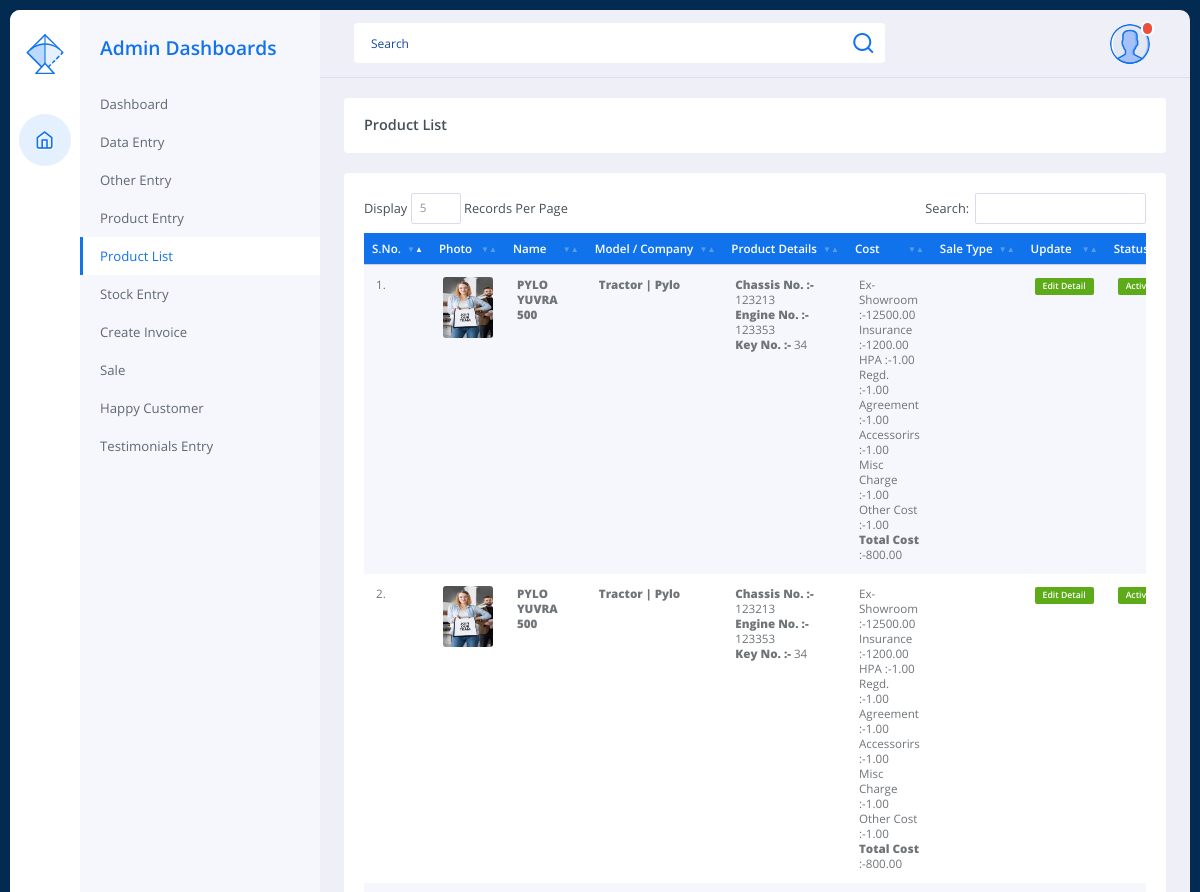
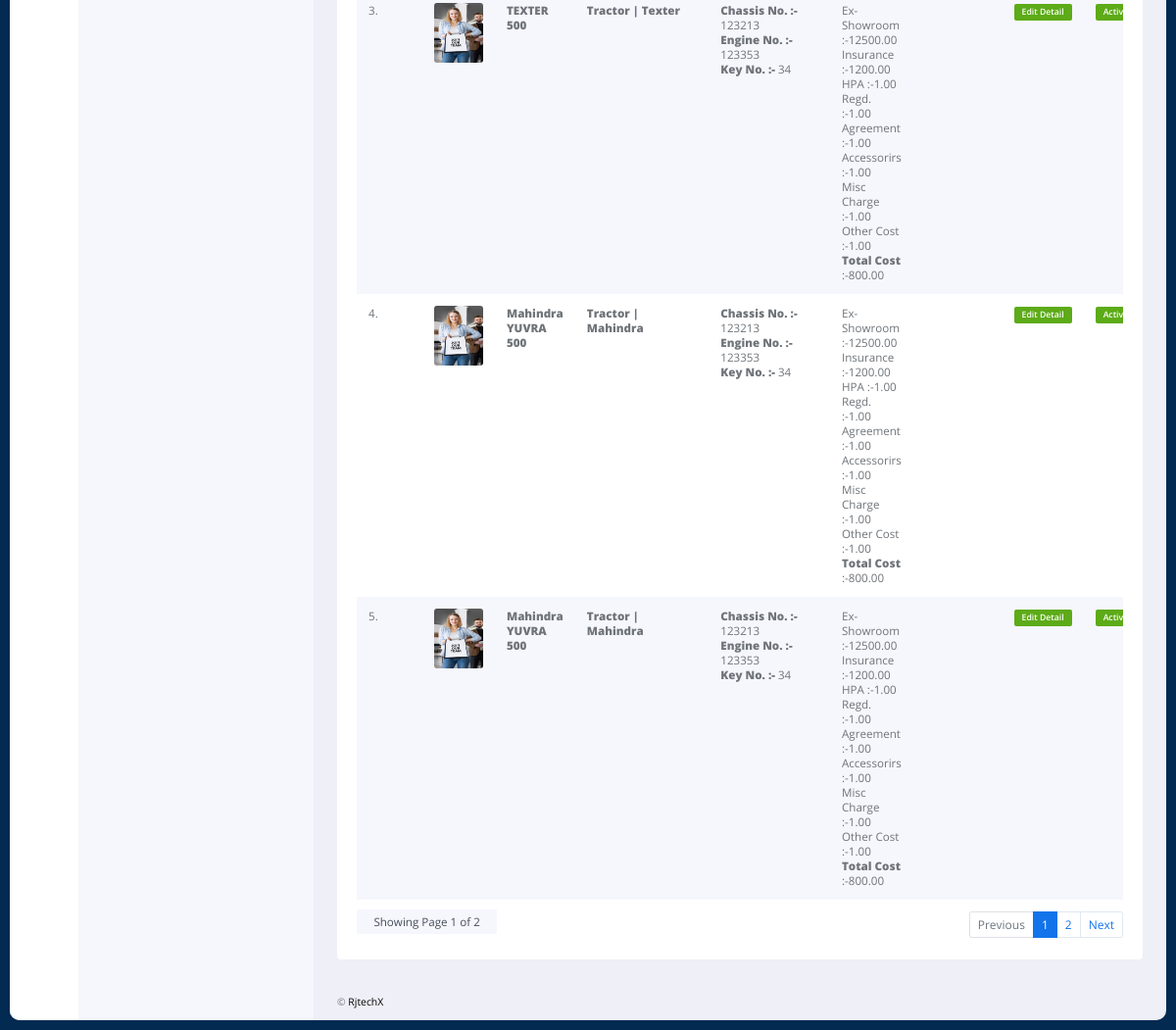
Screenshot of /tractorAdmin/product_list.php (signed in) with the database file from the repository (2 pictures, top to bottom).
### tables this page shows
CREATE TABLE IF NOT EXISTS `mproductddetailstable` (
  `product_id` int NOT NULL AUTO_INCREMENT,
  `product_image` varchar(100) DEFAULT NULL,
  `name` varchar(100) NOT NULL,
  `product_type_id` int NOT NULL,
  `hp_id` int NOT NULL,
  `company_id` int NOT NULL,
  `chassis_no` text NOT NULL,
  `engine_no` text NOT NULL,
  `key_no` text NOT NULL,
  `ex_showroom` bigint NOT NULL,
  `insurance` int NOT NULL,
  `regd` int NOT NULL,
  `hpa` int NOT NULL,
  `agreement` int NOT NULL,
  `access` int NOT NULL,
  `misc` int NOT NULL,
  `other_cost` int NOT NULL,
  `total_cost` int NOT NULL,
  `editor` text NOT NULL,
  `activeStatus` char(1) NOT NULL,
  `createdBy` int NOT NULL,
  `createdTime` timestamp NOT NULL DEFAULT CURRENT_TIMESTAMP ON UPDATE CURRENT_TIMESTAMP,
  PRIMARY KEY (`product_id`)
);

CREATE TABLE IF NOT EXISTS `mhp_table` (
  `hp_id` int NOT NULL AUTO_INCREMENT,
  `hp_name` varchar(100) NOT NULL,
  `activeStatus` char(1) NOT NULL,
  `createdBy` int NOT NULL,
  `createdTime` timestamp NOT NULL DEFAULT CURRENT_TIMESTAMP ON UPDATE CURRENT_TIMESTAMP,
  PRIMARY KEY (`hp_id`)
);

CREATE TABLE IF NOT EXISTS `mproducttypename` (
  `product_type_id` int NOT NULL AUTO_INCREMENT,
  `name` varchar(100) NOT NULL,
  `activeStatus` char(1) NOT NULL,
  `createdBy` int NOT NULL,
  `createdTime` timestamp NOT NULL DEFAULT CURRENT_TIMESTAMP ON UPDATE CURRENT_TIMESTAMP,
  PRIMARY KEY (`product_type_id`)
);

CREATE TABLE IF NOT EXISTS `machinecompanytable` (
  `company_id` int NOT NULL AUTO_INCREMENT,
  `name` varchar(100) NOT NULL,
  `activeStatus` char(1) NOT NULL,
  `createdTime` timestamp NOT NULL DEFAULT CURRENT_TIMESTAMP ON UPDATE CURRENT_TIMESTAMP,
  `createdBy` bigint NOT NULL,
  PRIMARY KEY (`company_id`)
);

### tractorAdmin/product_list.php (the view, shortened to what this page needs)
<?php session_start();
$menu = "product_list";
include 'headerAdmin/conn.php';
if (isset($_SESSION["user"])) {
?>
<!doctype html>
<html lang="en">
<head>
    <?php
    include 'headerAdmin/head.php';
    ?>
    <link rel="stylesheet" type="text/css" href="https://code.jquery.com/ui/1.12.1/themes/base/jquery-ui.css">
    <link rel="stylesheet" type="text/css" href="https://cdn.datatables.net/1.10.25/css/dataTables.jqueryui.min.css">
    <link rel="stylesheet" type="text/css" href="https://cdn.datatables.net/responsive/2.2.9/css/responsive.jqueryui.min.css">
</head>
<body>
    <div class="page-wrapper">
        <nav class="sidebar-wrapper">
            <div class="sidebar-tabs">
                <?php
                include 'headerAdmin/sidebar.php';
                ?>
            </div>
        </nav>
        <div class="main-container">
            <div class="page-header">
                <?php
                include 'headerAdmin/page-header.php';
                ?>
            </div>
            <div class="content-wrapper-scroll">
                <div class="content-wrapper">
                    <div class="row gutters">
                        <div class="col-xl-12 col-lg-12 col-md-12 col-sm-12 col-12">
                            <div class="card">
                                <div class="card-header" style="padding-bottom:20px;">
                                    <div class="card-title">Product List</div>
                                </div>
                            </div>
                            <div class="card" style="padding:20px">
                                <div class="table-responsive">
                                <table id="fixedHeader" class="table custom-table">
                                  <thead>
                                    <tr>
                                      <th>S.No.</th>
                                      <th>Photo</th>
                                      <th>Name</th>
                                      <th>Model / Company</th>
                                      <th>Product Details</th>
                                      <th>Cost</th>
                                      <th>Sale Type</th>
                                      <th>Update</th>
                                      <th>Status</th>
                                    </tr>
                                  </thead>
                                  <tbody>
                                                <?php
                                                 $query = "SELECT distinct pt.product_id,pt.name as proName,ct.name as company,mp.name as productType,hp.hp_name as hpName,pt.product_image,pt.chassis_no,pt.engine_no,pt.key_no,pt.ex_showroom,pt.insurance,pt.hpa,pt.regd,pt.agreement,pt.access,pt.misc,pt.other_cost,pt.total_cost,pt.activeStatus,pt.editor FROM mproductddetailstable pt
                                                 inner join machinecompanytable ct on ct.company_id = pt.company_id
                                                 inner join mproducttypename mp on mp.product_type_id = pt.product_type_id
                                                 inner join mhp_table hp on hp.hp_id = pt.hp_id
                                                 ORDER BY pt.product_id desc";
                                                $result = mysqli_query($conn, $query);
                                                $sno = 1;
                                                while ($row = mysqli_fetch_array($result)) {
                                                ?>
                                                    <tr>
                                                        <td>
                                                            <?php echo $sno; ?>.
                                                        </td>
                                                        <td>
                                                            <img src="img/products/<?php echo $row['product_image']; ?>" width="50px">
                                                        </td>
                                                        <td>
                                                            <?php echo "<b>" .$row['proName']; ?> <?php echo $row['hpName'] . "</b>"; ?>
                                                        </td>
                                                        <td>
                                                            <?php echo "<b>" .$row['productType']; ?> | <?php echo $row['company']. "</b>";; ?>
                                                        </td>
                                                        <td>
                                                            <?php echo "<b>Chassis No. :- </b>" .$row['chassis_no']; ?>
                                                            <br>
                                                            <?php echo "<b>Engine No. :- </b>" .$row['engine_no']; ?>
                                                            <br>
                                                            <?php echo "<b>Key No. :- </b>" .$row['key_no']; ?>
                                                        </td>
                                                        <td>
                                                            <?php echo "Ex-Showroom :-" . $row['ex_showroom'] .".00"; ?>
                                                            <br>
                                                            <?php echo "Insurance   :-" . $row['insurance'] .".00"; ?>
                                                            <br>
                                                            <?php echo "HPA         :-" . $row['hpa'] .".00"; ?>
                                                            <br>
                                                            <?php echo "Regd.       :-" . $row['regd'] .".00"; ?>
                                                            <br>
                                                            <?php echo "Agreement   :-" . $row['agreement'] .".00"; ?>
                                                            <br>
                                                            <?php echo "Accessorirs :-" . $row['access'] .".00"; ?>
                                                            <br>
                                                            <?php echo "Misc Charge :-" . $row['misc'] .".00"; ?>
                                                            <br>
                                                            <?php echo "Other Cost  :-" . $row['other_cost'] .".00"; ?>
                                                            <br>
                                                            <?php echo "<b>Total Cost  </b>:-" . $row['total_cost'] .".00"; ?>
                                                        </td>
                                                        <td>
                                                        </td>
                                                        <td>
                                                            <a href="product_update.php?product_id=<?php echo $row['product_id'] ?>" class="badge bg-success" onclick="return editDetails()">Edit Detail</a>
                                                        </td>
                                                         <td>
                                                            <?php if ($row['activeStatus'] == "Y") { ?>
                                                                <a href="function/product-status.php?status=<?php echo $row['activeStatus'] ?>&product_id=<?php echo $row['product_id'] ?>" class="badge bg-success" onclick="return checkDeactivate()">Active</a>
                                                            <?php } else { ?>
                                                                <a href="function/product-status.php?status=<?php echo $row['activeStatus'] ?>&product_id=<?php echo $row['product_id'] ?>" class="badge bg-danger" onclick="return checkActivate()">InActive</a>
                                                            <?php } ?>
                                                        </td>
                                                    </tr>
                                                <?php
                                                    $sno = $sno + 1;
                                                } ?>
                                            </tbody>
                                </table>
                                            </div>
                            </div>
                        </div>
                    </div>
                </div>
                <?php
                include 'headerAdmin/footer-admin.php';
                ?>
            </div>
        </div>
    </div>
</body>
</html>
<?php
} else {
    header("Location:login.php");
}
?>

### tractorAdmin/headerAdmin/head.php (shortened to what this page needs)
<link rel="stylesheet" href="css/bootstrap.min.css">
<link rel="stylesheet" href="fonts/style.css">
<link rel="stylesheet" href="css/main.css?ver=<?php echo time(); ?>">
<link rel="stylesheet" href="vendor/megamenu/css/megamenu.css">
<link rel="stylesheet" href="vendor/search-filter/search-filter.css">
<link rel="stylesheet" href="vendor/search-filter/custom-search-filter.css">
<link rel="stylesheet" href="vendor/datatables/dataTables.bs4.css" />
<link rel="stylesheet" href="vendor/datatables/dataTables.bs4-custom.css" />
<link rel="stylesheet" href="vendor/datatables/buttons.bs.css" />
<link rel="stylesheet" href="vendor/megamenu/css/megamenu.css">
<link rel="stylesheet" href="vendor/bs-select/bs-select.css" />
<link rel="stylesheet" href="vendor/daterange/daterange.css">
    <link rel="stylesheet" type="text/css" href="https://code.jquery.com/ui/1.12.1/themes/base/jquery-ui.css">
    <link rel="stylesheet" type="text/css" href="https://cdn.datatables.net/1.10.25/css/dataTables.jqueryui.min.css">
    <link rel="stylesheet" type="text/css" href="https://cdn.datatables.net/responsive/2.2.9/css/responsive.jqueryui.min.css">

### tractorAdmin/headerAdmin/sidebar.php (shortened to what this page needs)
<div class="nav" role="tablist" aria-orientation="vertical">
    <a href="#" class="logo">
        <img src="img/logo.svg" alt="RJTechX Admin">
    </a>
    <a class="nav-link active" id="home-tab" data-bs-toggle="tab" href="#tab-home" role="tab" aria-controls="tab-home" aria-selected="true">
        <i class="icon-home2"></i>
    </a>
</div>
<div class="tab-content">
    <div class="tab-pane fade show active" id="tab-home" role="tabpanel" aria-labelledby="home-tab">
        <div class="tab-pane-header">
            Admin Dashboards
        </div>
        <div class="sidebarMenuScroll">
            <div class="sidebar-menu">
                <ul>
                    <li>
                        <a href="index.php" <?php if ($menu == "dashboard") echo "class='current-page'" ?>>Dashboard</a>
                    </li>
                    <li>
                        <a href="machine_entry.php" <?php if ($menu == "model_entry") echo "class='current-page'" ?>>Data Entry</a>
                    </li>
                    <li>
                        <a href="other_entry.php" <?php if ($menu == "other_entry") echo "class='current-page'" ?>>Other Entry</a>
                    </li>
                    <li>
                        <a href="product_entry.php" <?php if ($menu == "product_entry") echo "class='current-page'" ?>>Product Entry</a>
                    </li>
                       <li>
                        <a href="product_list.php" <?php if ($menu == "product_list") echo "class='current-page'" ?>>Product List</a>
                    </li>
                      <li>
                        <a href="stock_entry.php" <?php if ($menu == "stock_entry") echo "class='current-page'" ?>>Stock Entry</a>
                    </li>
                      <li>
                        <a href="create-invoice.php" <?php if ($menu == "create-invoice") echo "class='current-page'" ?>>Create Invoice</a>
                    </li>
                      <li>
                        <a href="sale.php" <?php if ($menu == "sale") echo "class='current-page'" ?>>Sale</a>
                    </li>
                    <li>
                        <a href="customer_entry.php" <?php if ($menu == "customer_entry") echo "class='current-page'" ?>>Happy Customer</a>
                    </li>
                    <li>
                        <a href="testimonials.php" <?php if ($menu == "testimonials") echo "class='current-page'" ?>>Testimonials Entry</a>
                    </li>
            </div>
        </div>
    </div>
</div>

### tractorAdmin/headerAdmin/page-header.php (shortened to what this page needs)
<div class="row gutters">
    <div class="col-xl-8 col-lg-8 col-md-8 col-sm-6 col-9">
        <div class="search-container">
            <div class="ui fluid category search">
                <div class="ui icon input">
                    <input class="prompt" type="text" placeholder="Search">
                    <i class="search icon icon-search1"></i>
                </div>
            </div>
        </div>
    </div>
    <div class="col-xl-4 col-lg-4 col-md-4 col-sm-6 col-3">
        <ul class="header-actions">
            <li class="dropdown">
                <a href="#" id="userSettings" class="user-settings" data-toggle="dropdown" aria-haspopup="true">
                    <span class="avatar">
                        <img src="img/user.svg" alt="User Avatar">
                        <span class="status busy"></span>
                    </span>
                </a>
            </li>
        </ul>
    </div>
</div>

### tractorAdmin/headerAdmin/footer-admin.php
<div class="app-footer">© <a href="#" target="_blank">RjtechX</a></div>

### rows the page displays
mproductddetailstable: product_image (picture), name "PYLO YUVRA", hp.hp_name "500", product_type.name "Tractor", company.name "Pylo", chassis_no "123213", engine_no "123353", key_no "34", ex_showroom "12500", insurance "1200", hpa "1", regd "1", agreement "1", access "1", misc "1", other_cost "1", total_cost "800"
mproductddetailstable: product_image (picture), name "PYLO YUVRA", hp.hp_name "500", product_type.name "Tractor", company.name "Pylo", chassis_no "123213", engine_no "123353", key_no "34", ex_showroom "12500", insurance "1200", hpa "1", regd "1", agreement "1", access "1", misc "1", other_cost "1", total_cost "800"
mproductddetailstable: product_image (picture), name "TEXTER", hp.hp_name "500", product_type.name "Tractor", company.name "Texter", chassis_no "123213", engine_no "123353", key_no "34", ex_showroom "12500", insurance "1200", hpa "1", regd "1", agreement "1", access "1", misc "1", other_cost "1", total_cost "800"
mproductddetailstable: product_image (picture), name "Mahindra YUVRA", hp.hp_name "500", product_type.name "Tractor", company.name "Mahindra", chassis_no "123213", engine_no "123353", key_no "34", ex_showroom "12500", insurance "1200", hpa "1", regd "1", agreement "1", access "1", misc "1", other_cost "1", total_cost "800"
mproductddetailstable: product_image (picture), name "Mahindra YUVRA", hp.hp_name "500", product_type.name "Tractor", company.name "Mahindra", chassis_no "123213", engine_no "123353", key_no "34", ex_showroom "12500", insurance "1200", hpa "1", regd "1", agreement "1", access "1", misc "1", other_cost "1", total_cost "800"
